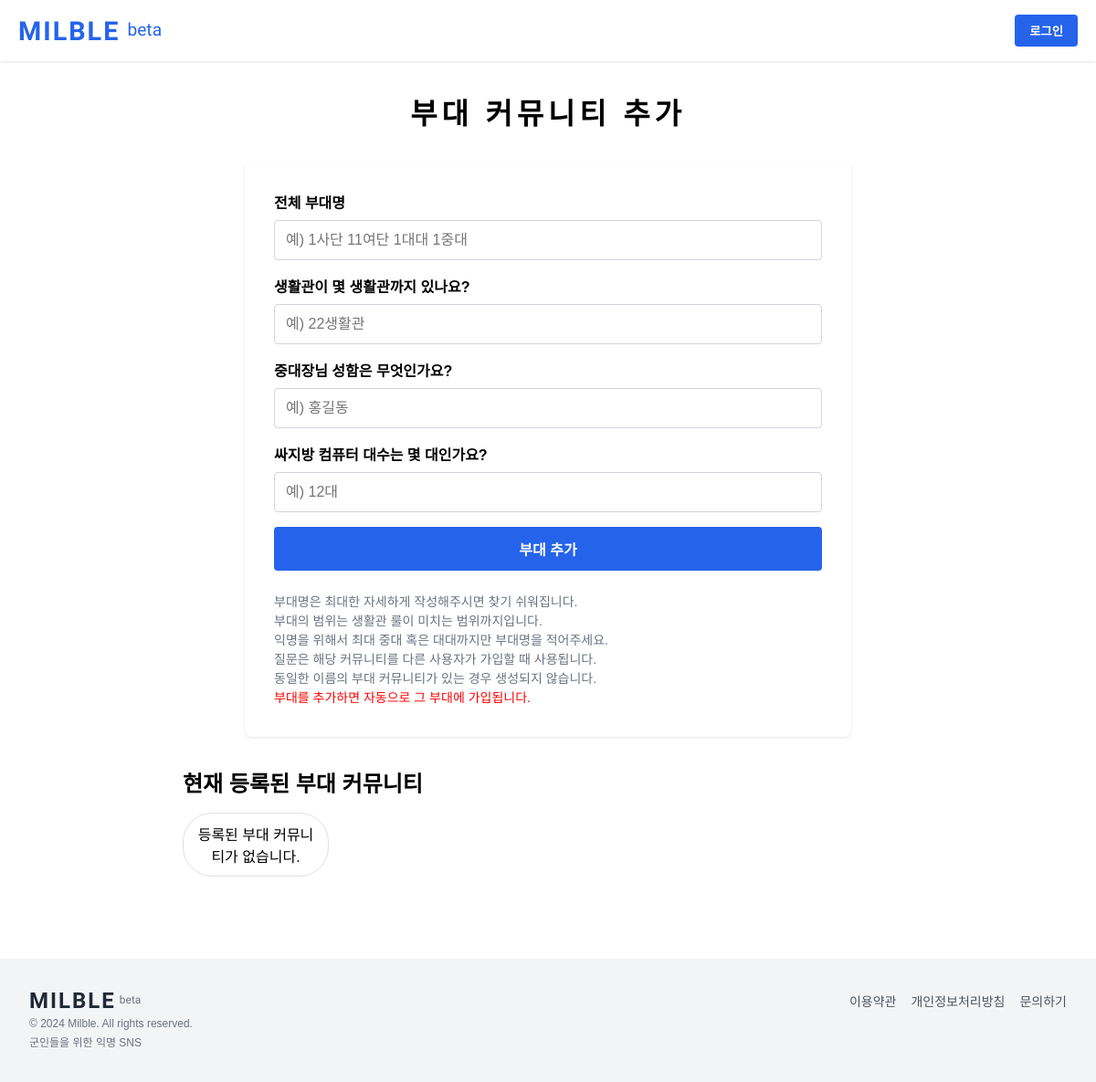
Before: /create-unit/ with the older database file.
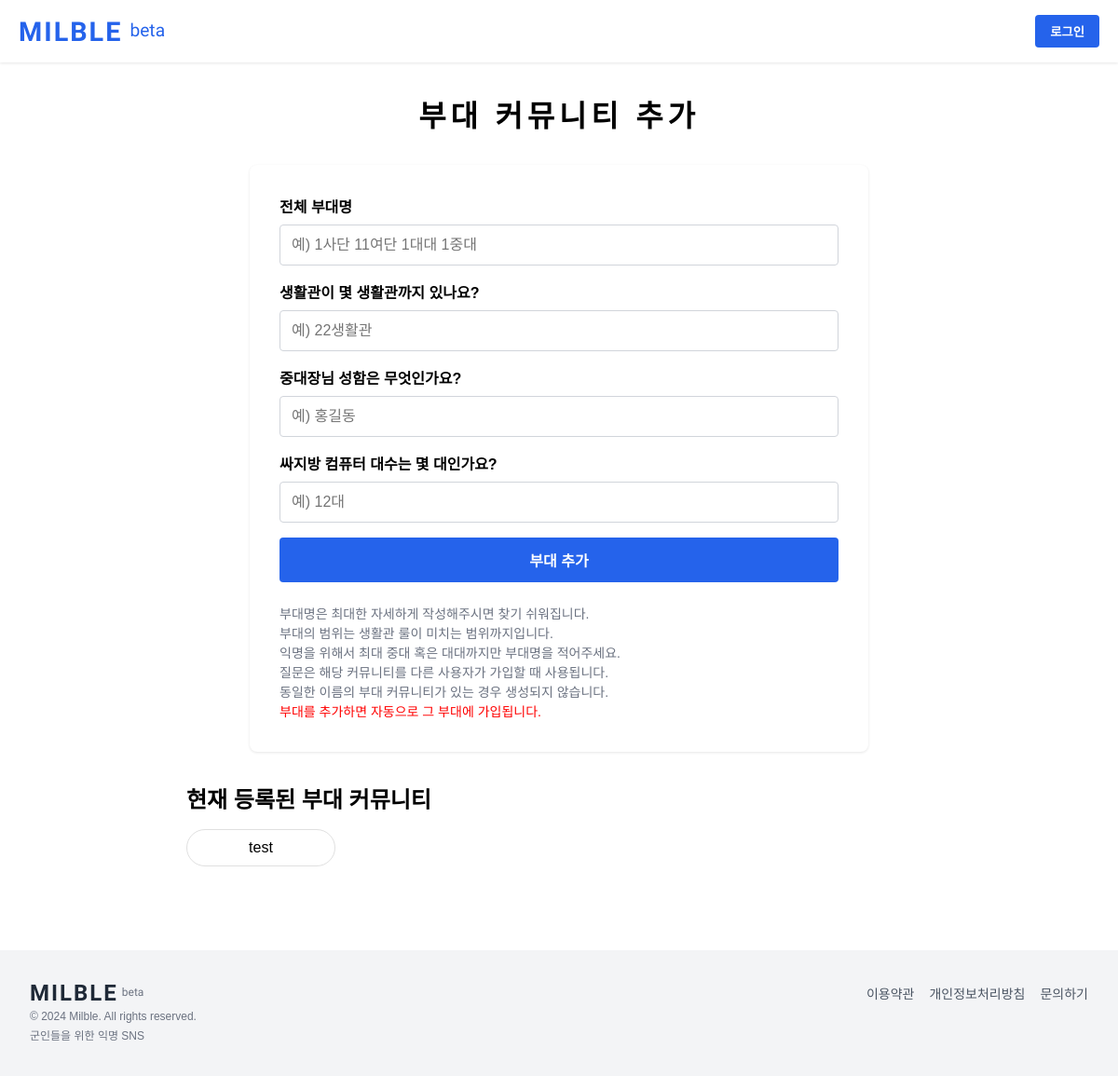
After: the same page with the newer database file.
### milble_app/models.py (models this page shows, shortened)
class Unit(models.Model):
    name = models.CharField(max_length=100, unique=True)
    answer1 = models.CharField(max_length=255, blank=False)
    answer2 = models.CharField(max_length=255, blank=False)
    answer3 = models.CharField(max_length=255, blank=False)
    subscriber_count = models.PositiveIntegerField(default=0)  # 가입자 수 변수 추가

### milble_app/views.py (the view)
# urls.py: path('create-unit/', views.unit_create_view, name='create_unit'),
def unit_create_view(request):
    units = Unit.objects.all()
    if request.method == 'POST':
        form = UnitForm(request.POST)
        if form.is_valid():
            unit = form.save()
            user = request.user
            user.unit = unit
            user.save()
            unit.subscriber_count += 1
            unit.save()
            return redirect('/')
    else:
        form = UnitForm()
    return render(request, 'create_unit.html', {
        'form': form,
        'units': units
    })

### milble_app/forms.py (shortened to what this page needs)
class UnitForm(forms.ModelForm):
    class Meta:
        model = Unit
        fields = ['name', 'answer1', 'answer2', 'answer3']
        labels = {
            'name': '전체 부대명',
            'answer1': '질문1에 대한 답',
            'answer2': '질문2에 대한 답',
            'answer3': '질문3에 대한 답',
        }
        widgets = {
            'name': forms.TextInput(attrs={'placeholder': '예) 1사단 11여단 1대대 1중대'}),
            'answer1': forms.TextInput(attrs={'placeholder': '예) 22생활관'}),
            'answer2': forms.TextInput(attrs={'placeholder': '예) 홍길동'}),
            'answer3': forms.TextInput(attrs={'placeholder': '예) 12대'}),
        }

### templates/create_unit.html (shortened to what this page needs)
{% extends 'base.html' %}
{% load static %}
{% block head %}
    <link rel="stylesheet" type="text/css" href="{% static 'create_unit.css' %}">
{% endblock %}
{% block main %}
    <main class="container">
        <h1 class="main-title">부대 커뮤니티 추가</h1>
        <div class="form-container">
            <form id="unit-form" method="POST">
                <label for="id_name">전체 부대명</label>
                {{ form.name }}
                <label for="id_answer1">생활관이 몇 생활관까지 있나요?</label>
                {{ form.answer1 }}
                <label for="id_answer2">중대장님 성함은 무엇인가요?</label>
                {{ form.answer2 }}
                <label for="id_answer3">싸지방 컴퓨터 대수는 몇 대인가요?</label>
                {{ form.answer3 }}
                <button type="submit">부대 추가</button>
            </form>
            <div class="note">
                부대명은 최대한 자세하게 작성해주시면 찾기 쉬워집니다.<br>
                부대의 범위는 생활관 룰이 미치는 범위까지입니다.<br>
                익명을 위해서 최대 중대 혹은 대대까지만 부대명을 적어주세요.<br>
                질문은 해당 커뮤니티를 다른 사용자가 가입할 때 사용됩니다.<br>
                동일한 이름의 부대 커뮤니티가 있는 경우 생성되지 않습니다.<br>
                <span style="color: red;">부대를 추가하면 자동으로 그 부대에 가입됩니다.</span>
            </div>
        </div>
        <div class="unit-list">
            <h2>현재 등록된 부대 커뮤니티</h2>
            <ul>
                {% for unit in units %}
                    <li>{{ unit.name }}</li>
                {% empty %}
                    <li>등록된 부대 커뮤니티가 없습니다.</li>
                {% endfor %}
            </ul>
        </div>
    </main>
{% endblock %}

Changed rows visible on the page:
added Unit: name "test"
Other visible differences:
text no longer shown: "등록된 부대 커뮤니티가 없습니다."
